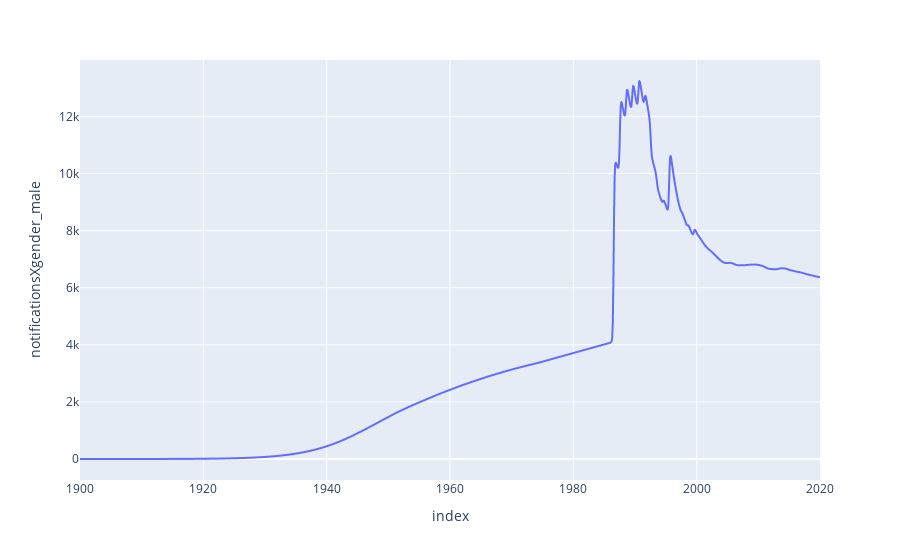

The cell this chart's notebook holds for it:
### Code cell
notif_1 = px.line(
    derived_df_0,
    x=derived_df_0.index,
    y="notificationsXgender_male",
)
# notif_2 = px.scatter(x= plots['notifications']['times'], y = plots['notifications']['values'])
# notif_2.update_traces(marker=dict(color="red"))
# notif_plot = go.Figure(
#     data=notif_1.data + notif_2.data,
# )
# notif_plot.update_layout(
#     title="Modelled vs Data", title_x=0.5, xaxis_title="Year", yaxis_title="Notifications"
# )
notif_1.show()

### Figure 1 — Plotly figure (JSON) as saved in the notebook; plotly's stock layout.template omitted (floating-point values rounded to 4 significant figures; data arrays with more than 128 entries replaced by an {"elided": "..."} marker saying what was removed)
{"data": [{"hovertemplate": "index=%{x}<br>notificationsXgender_male=%{y}<extra></extra>", "legendgroup": "", "line": {"color": "#636efa", "dash": "solid"}, "marker": {"symbol": "circle"}, "mode": "lines", "name": "", "showlegend": false, "type": "scattergl", "x": {"elided": "1201 float values"}, "xaxis": "x", "y": {"elided": "1201 float values"}, "yaxis": "y"}], "layout": {"legend": {"tracegroupgap": 0}, "margin": {"t": 60}, "xaxis": {"anchor": "y", "domain": [0, 1], "title": {"text": "index"}}, "yaxis": {"anchor": "x", "domain": [0, 1], "title": {"text": "notificationsXgender_male"}}}}
